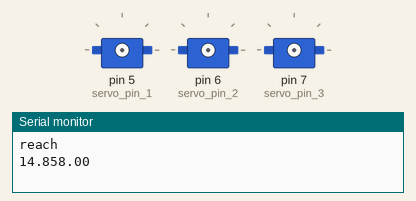
A sketch run on a simulated Arduino Uno, built with avr-gcc and run on an emulated ATmega328P. Parts: 3 × servo, the last lines printed to the serial monitor.

Above: at 0.01 s.
At 0.5 s:
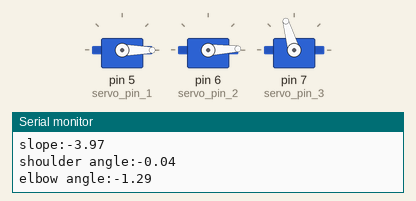
Timing chart, 0 to 2.0 s (numbered marks = the images above):
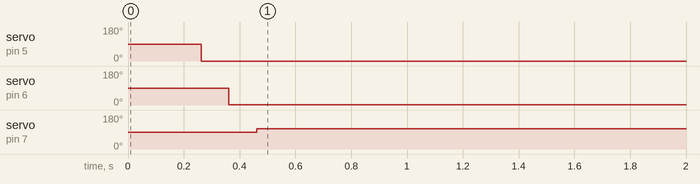

Measured:
- by itself, servo on pin 5 (servo_pin_1): 90° → 0° at 0.26 s
- by itself, servo on pin 6 (servo_pin_2): 90° → 2° at 0.36 s
- by itself, servo on pin 7 (servo_pin_3): 90° → 106° at 0.46 s

The sketch:

IK_robot_arm.ino
```cpp
//Inverse kinematics Robot arm with 3 degrees of freedom
//_________________________________________________________________________________________________________________________________________________________________________

#include<Servo.h>
#include<math.h>

//_________________________________________________________________________________________________________________________________________________________________________
//Pin and arm length definitions


#define x_pin A1
#define y_pin A2
#define z_pin A3
#define switch_pin_1 4
#define servo_pin_1 5
#define servo_pin_2 6
#define servo_pin_3 7
float b_length = 5.5, f_length = 9.35;
float current_x, current_y, current_z;
float previous_x, previous_y, previous_z;
float increment = 0; // put this to zero if you want to use joysticks
float pi = 3.14159;
Servo servo_1, servo_2, servo_3;

struct var_5 // to return multiple variables
  {
    float var1, var2, var3, var4, var5;
  };
//_________________________________________________________________________________________________________________________________________________________________________
//setup


void setup() {
  Serial.begin(9600);                                              //begin serial

  float reach = pow(pow((f_length + b_length),2),0.5);
  Serial.println("reach");
  Serial.print(reach);

  current_x = 8;
  current_y = 0;
  current_z = 5;     //Move the arm to the initial position

  delay(100);
  previous_x = 8;
  previous_y = 0;
  previous_z = 5;  //And say that position before t = 0 was also the same

  servo_1.attach(servo_pin_1);                                     //attach servos to their respective pins
  servo_2.attach(servo_pin_2);
  servo_3.attach(servo_pin_3);
}

//_________________________________________________________________________________________________________________________________________________________________________
//Function to find the intersection of two circles

var_5 circle_intersection(float f1 ,float f2,float o1 ,float o2 ,float l1 ,float l2 )
  { var_5 points;


    float R = pow((f1*f1 + f2*f2),(0.5));

    float x_cor = f1 - o1;
    float y_cor = f2 - o2;


    float rot1 = (l1*l1 - l2*l2 + R*R)/(2*R);
    float rot2 = pow((l1*l1 - rot1*rot1),0.5);

    float x1 = ((rot1/R) * (x_cor)) + ((rot2/R) * (y_cor)) + o1;
    float y1 = ((rot1/R) * (y_cor)) - ((rot2/R) * (x_cor)) + o2;


    float x2 = ((rot1/R) * (x_cor)) - ((rot2/R) * (y_cor)) + o1;
    float y2= ((rot1/R) * (y_cor)) + ((rot2/R) * (x_cor)) + o2;

    Serial.print("x1:");
    Serial.println(x1);

    Serial.print("x2:");
    Serial.println(x2);

    Serial.print("y1:");
    Serial.println(y1);

    Serial.print("y2:");
    Serial.println(y2);


    points.var1 = x1;
    points.var2 = y1;
    points.var3 = x2;
    points.var4 = y2;

    return points;  //Returns two points, because almost every circle has two intersection points.
  }


//_________________________________________________________________________________________________________________________________________________________________________
//Function to create a line

float generate_line(float x1,float y1, float x2, float y2)
  {
  float slope;

  if (x2 != x1)
    {

     slope = (y2 - y1)/(x2 - x1);
     Serial.println("if called");
     Serial.print("slope:");
     Serial.println(slope);
    }
  else
    {
     slope = 100000; //some arbitrarily high slope
     Serial.println("else called");
    }
  Serial.print("slope:");
  Serial.println(slope);

  return slope;
  }

//_________________________________________________________________________________________________________________________________________________________________________
//Function to find angle between two lines

float ang_between_lines(float m1,float m2)
  {
    return atan((m1-m2)/(1+(m1*m2)));
  }

//_________________________________________________________________________________________________________________________________________________________________________
//Subfunction in case of physical constraints
//Designed to maintain position

var_5 error_protocol(float init_x,float init_y,float init_z)
  {
   float base_x = 0, base_y = 0, base_z = 0;


   float R_init = pow((pow((init_x - base_x),2) + pow((init_y - base_y),2)),0.5);
   float theta = atan((init_y - base_y)/(init_x - base_x));
   float Z_init = init_z - base_z;


   var_5 angles;


   angles = extension(R_init, Z_init, R_init, Z_init); // shoulder angle is var1, elbow angle var2.

   angles.var5 = angles.var2;
   angles.var4 = angles.var1;
   angles.var1 = theta;
   angles.var2 = angles.var4;
   angles.var3 = angles.var5;

   return angles;

  }


//_________________________________________________________________________________________________________________________________________________________________________
//Function to find angle between two lines

var_5 extension(float X_cord, float Y_cord, float target_X, float target_Y)
  { var_5 points;
    points = circle_intersection(target_X, target_Y, 0, 0, f_length, b_length);
    float x1 = points.var1 ;
    float x2 = points.var3;
    float y1 = points.var2;
    float y2 = points.var4;

    Serial.print("x1:");
    Serial.println(x1);

    Serial.print("x2:");
    Serial.println(x2);

    Serial.print("y1:");
    Serial.println(y1);

    Serial.print("y2:");
    Serial.println(y2);

    //find out optimal point, that is, point closest to the current position

    float optimal_x, optimal_y;
    float min_distance = 10000000.0; //some arbitrary value


    float distance_p1 = pow((pow((x1 - X_cord),2) + pow((y1 - Y_cord),2)),0.5);
    float distance_p2 = pow((pow((x2 - X_cord),2) + pow((y2 - Y_cord),2)),0.5);

    if (distance_p1 >= distance_p2)
      {
        optimal_x = x2;
        optimal_y = y2;
      }
    else
      {
        optimal_x = x1;
        optimal_y = y1;

      }

    float bicep_m, forearm_m;

    bicep_m    = generate_line(0, 0, optimal_x, optimal_y);
    forearm_m  = generate_line(optimal_x, optimal_y, target_X, target_Y);

    float shoulder_angle = ang_between_lines(bicep_m, 0);
    float elbow_angle    = ang_between_lines(forearm_m, bicep_m);

    Serial.print("shoulder angle:");
    Serial.println(shoulder_angle);
    Serial.print("elbow angle:");
    Serial.println(elbow_angle);


    var_5 angles;

    angles.var1 = shoulder_angle;
    angles.var2 = elbow_angle;

    return angles;

  }

//_________________________________________________________________________________________________________________________________________________________________________
//Function to calculate angles of servos

var_5 Inverse_kinematics (float final_x, float final_y, float final_z, float init_x, float init_y, float init_z)
  {
    float error_check = 0.0;

    float servo_angle_1 = 0, servo_angle_2 = 0, servo_angle_3 = 0;
    float check_bounds = pow((pow(final_x,2) + pow(final_y,2) + pow(final_z,2)),0.5);
    bool check_floor = bool(final_z > 0);

    float base_size = abs(f_length - b_length);

    float reach = pow((f_length + b_length),2);
    var_5 servo_angles;


    if (check_bounds > base_size and check_bounds < reach and check_floor and final_y >= 0)
      {
        float base_x = 0, base_y = 0, base_z = 0;

        float R_init = pow((pow((init_x - base_x),2) + pow((init_y - base_y),2)),0.5);

        float R_fin  = pow((pow((final_x - base_x),2) + pow((final_y - base_y),2)),0.5);

        float theta = atan((final_y - base_y)/(final_x - base_x));

        float Z_init = init_z - base_z;
        float Z_fin  = final_z - base_z;

        var_5 angles;
        angles = extension(R_init, Z_init, R_fin, Z_fin);


        servo_angle_1 = theta;
        servo_angle_2 = angles.var1;
        servo_angle_3 = angles.var2;


        servo_angles.var1 = servo_angle_1;
        servo_angles.var2 = servo_angle_2;
        servo_angles.var3 = servo_angle_3;
        servo_angles.var4 = error_check;

      }
    else if (check_bounds < base_size)
      {
        Serial.println("Action terminated, collision with base");
        servo_angles = error_protocol(init_x, init_y, init_z);
        servo_angles.var4 = 1.0;
      }
    else if ( check_bounds > reach or final_y < 0)
      {
        Serial.println("Action terminated, not enough reach");
        Serial.println(check_bounds);
        servo_angles = error_protocol(init_x, init_y, init_z);
        servo_angles.var4 = 1.0;
      }
    else if (check_floor == 0)
      {
        Serial.println("Action terminated, collision with floor");
        servo_angles = error_protocol(init_x, init_y, init_z);
        servo_angles.var4 = 1.0;
      }
    else
      {
        Serial.println("Unknown error, please terminate the program");
        servo_angles = error_protocol(init_x, init_y, init_z);
        servo_angles.var4 = 1.0;
      }
    return servo_angles;
  }


//_________________________________________________________________________________________________________________________________________________________________________
//loop function

void loop() {


  float servo_1_angle, servo_2_angle, servo_3_angle, error_check;

  Serial.println(current_x);
  Serial.println(current_y);
  Serial.println(current_z);
  Serial.println("");


  var_5 servo_angles;

  servo_angles = Inverse_kinematics( current_x, current_y, current_z, previous_x, previous_y, previous_z);
  servo_1_angle = servo_angles.var1;
  servo_2_angle = servo_angles.var2;
  servo_3_angle = servo_angles.var3;
  error_check = servo_angles.var4;
  servo_1_angle = 180/3.14159 * servo_1_angle;
  if (servo_1_angle < 0)
    {
      servo_1_angle = 180 + servo_1_angle;
    }
  else
    {
      servo_1_angle = servo_1_angle;
    }

  servo_2_angle = 180/3.14159 * servo_2_angle;
  if (servo_2_angle < 0)
    {
      servo_2_angle = 180 + servo_2_angle;
    }
  else
    {
      servo_2_angle = servo_2_angle;
    }
  servo_2_angle = 180 - servo_2_angle;

  servo_3_angle = 180/3.14159 * servo_3_angle;
  if (servo_3_angle < 0)
    {
      servo_3_angle = 180 + servo_3_angle;
    }
  else
    {
      servo_3_angle = servo_3_angle;
    }


  error_check = int(error_check);


  float joystick_1 = 0, joystick_2 = 0, joystick_3 = 0;


  joystick_1 = analogRead(x_pin);
  joystick_2 = analogRead(y_pin);
  joystick_3 = analogRead(z_pin);
  delay(10);

  joystick_1 = (joystick_1/1023);
  joystick_2 = (joystick_2/1023);
  joystick_3 = (joystick_3/1023);

  if (joystick_1 < 0.2 and joystick_1 >-0.2)
    {
      joystick_1 = 0;
    }

  if (joystick_2 < 0.2 and joystick_2 >-0.2)
    {
      joystick_2 = 0;
    }

  if (joystick_3 < 0.3 and joystick_3 >-0.3)
    {
      joystick_3 = 0;
    }


  if (error_check == 0)
   {
     for( int i = 0; i <= servo_1_angle; i++);
     {
      servo_1.write(servo_1_angle);
      delay(100);
     }

     for( int i = 0; i <= servo_2_angle; i++);
     {
      servo_2.write(servo_2_angle);
      delay(100);
     }

     for( int i = 0; i <= servo_3_angle; i++);
     {
      servo_3.write(servo_3_angle);
      delay(100);
     }

     current_x = increment*joystick_1 + current_x;
     current_y = increment*joystick_2 + current_y;
     current_z = increment*joystick_3 + current_z;


     previous_x = current_x;
     previous_y = current_y;
     previous_z = current_z;
   }
  else
   {
     previous_x = current_x;
     previous_y = current_y;
     previous_z = current_z;

     current_x = current_x - 1;
     current_y = current_y - 1;
     Serial.print("ERROR");

     for( int i = 0; i <= servo_1_angle; i++);
     {
      servo_1.write(servo_1_angle);
      delay(100);
     }

     for( int i = 0; i <= servo_2_angle; i++);
     {
      servo_2.write(servo_2_angle);
      delay(100);
     }

     for( int i = 0; i <= servo_3_angle; i++);
     {
      servo_3.write(servo_3_angle);
      delay(100);
     }


   }

Serial.print("servo 1's angle:");
Serial.println(servo_1_angle);
Serial.print("servo 2's angle:");
Serial.println(servo_2_angle);
Serial.print("servo 3's angle:");
Serial.println(servo_3_angle);
delay(1000000);
}
```
